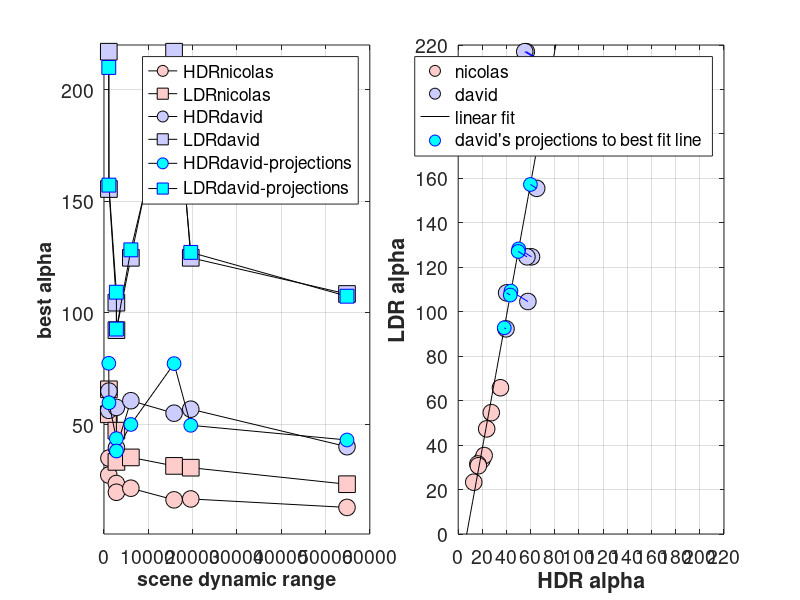

Here is the MATLAB script that generated this plot: (Note: this script raises an error after producing the figure.)
function PlotSummaryResults

    %[dynamicRange, alphaHDR, alphaLDR, pdfFileName] = GetNicolasData();
    %[dynamicRange, alphaHDR, alphaLDR, pdfFileName] = GetDHBData();
    [indices, dynamicRange, alphaHDRnicolas, alphaLDRnicolas, alphaHDRdavid, alphaLDRdavid, pdfFileName] = GetNicolasAndDHBData();
    indices
    % Fit a line through the combo points
    x = [alphaHDRnicolas(:); alphaHDRdavid(:)];
    y = [alphaLDRnicolas(:); alphaLDRdavid(:)];
    p = polyfit(x,y,1);
    linearFit.x = 0:1:240;
    linearFit.y = polyval(p,linearFit.x);
    
    vector(1,:) = [linearFit.x(1) linearFit.y(1)];
    vector(2,:) = [linearFit.x(end) linearFit.y(end)];
    
    for k = 1:numel(alphaHDRdavid)
        pointQ(:,k) = [alphaHDRdavid(k); alphaLDRdavid(k)];
        [pointQproj(:,k), length_q] = ProjectPointToVector(vector, pointQ(:,k));
        alphaHDRdavidFit(k) = pointQproj(1,k);
        alphaLDRdavidFit(k) = pointQproj(2,k);
    end
    
    for k = 1:numel(indices)
        [k dynamicRange(k)/1000 alphaHDRdavid(k) alphaLDRdavid(k) alphaHDRdavidFit(k) alphaLDRdavidFit(k)]
    end
    
    h = figure(1);
    clf;
    set(h, 'Position', [10 10 1600 678], 'Color', [1 1 1]);
    subplot(1,2,1);
    plot(dynamicRange, alphaHDRnicolas, 'ko-','MarkerSize', 12, 'MarkerFaceColor', [1 0.8 0.8], 'MarkerEdgeColor', [0 0 0 ]);
    hold on
    plot(dynamicRange, alphaLDRnicolas, 'ks-','MarkerSize', 12, 'MarkerFaceColor', [1 0.8 0.8], 'MarkerEdgeColor', [0 0 0]);
    plot(dynamicRange, alphaHDRdavid, 'ko-','MarkerSize', 12, 'MarkerFaceColor', [0.8 0.8 1.0], 'MarkerEdgeColor', [0 0 0 ]);
    plot(dynamicRange, alphaLDRdavid, 'ks-','MarkerSize', 12, 'MarkerFaceColor', [0.8 0.8 1.0], 'MarkerEdgeColor', [0 0 0]);
    
    plot(dynamicRange, pointQproj(1,:), 'ko-','MarkerSize', 10, 'MarkerFaceColor', 'c', 'MarkerEdgeColor', 'b');
    plot(dynamicRange, pointQproj(2,:), 'ks-','MarkerSize', 10, 'MarkerFaceColor', 'c', 'MarkerEdgeColor', 'b');
    
    set(gca, 'FontSize', 14);
    set(gca, 'YLim', [1 220]);
    legend('HDRnicolas', 'LDRnicolas', 'HDRdavid', 'LDRdavid', 'HDRdavid-projections', 'LDRdavid-projections');
    grid on
    xlabel('scene dynamic range', 'FontSize', 14, 'FontWeight', 'bold');
    ylabel('best alpha',  'FontSize', 14, 'FontWeight', 'bold');
    
    subplot(1,2,2);
    plot(alphaHDRnicolas, alphaLDRnicolas, 'ko', 'MarkerSize', 12, 'MarkerFaceColor', [1.0 0.8 0.8], 'MarkerEdgeColor', [0 0 0 ]);
    hold on
    plot(alphaHDRdavid, alphaLDRdavid, 'ko', 'MarkerSize', 12, 'MarkerFaceColor', [0.8 0.8 1.0], 'MarkerEdgeColor', [0 0 0 ]);
    plot(linearFit.x, linearFit.y, 'k-');
    
    for k = 1:numel(alphaHDRdavid)
        plot(pointQproj(1,k), pointQproj(2,k), 'bo', 'MarkerFaceColor', [0 1 1], 'MarkerSize', 10);
        plot([pointQ(1,k) pointQproj(1,k)], [pointQ(2,k) pointQproj(2,k)], 'b-');
    end
    
    set(gca, 'XLim', [0 220], 'YLim', [0 220], 'XTick', [0:20:300], 'YTick', [0:20:300]);
    legend('nicolas', 'david', 'linear fit', 'david''s projections to best fit line');
    xlabel('HDR alpha', 'FontSize', 14, 'FontWeight', 'bold');
    ylabel('LDR alpha',  'FontSize', 14, 'FontWeight', 'bold');
    grid on
    set(gca, 'FontSize', 14);
    
    
    
    drawnow
    pdfFileName
    NicePlot.exportFigToPDF(sprintf('PDFfigs/%s',pdfFileName), h, 300);
    
end

function [ix,dynamicRange, alphaHDR, alphaLDR, pdfFileName] = GetDHBData()
    dynamicRange = [54848 2806 15814 1079 19581 2789 6061 1110];
    [s,ix] = sort(dynamicRange);
    alphaHDR = [40.1 39.6 55.1 56.4 56.9 57.7 60.7 65.0];
    alphaLDR = [108.5 92.3 217 217 124.7 104.6 124.7 155.5];
    dynamicRange = dynamicRange(ix);
    alphaHDR = alphaHDR(ix);
    alphaLDR = alphaLDR(ix);
    pdfFileName = 'SummaryAlphasDavid.pdf';
end

function [ix,dynamicRange, alphaHDR, alphaLDR, pdfFileName] = GetNicolasData()
    dynamicRange = [54848 2806 15814 1079 19581 2789 6061 1110];
    [s,ix] = sort(dynamicRange);
    alphaHDR = [12.9 19.7 16.3 27.4 16.7 23.6 21.5 35];
    alphaLDR = [23.3 33.3 31.5 54.6 30.7 47.3 35.3  65.8];
    dynamicRange = dynamicRange(ix);
    alphaHDR = alphaHDR(ix);
    alphaLDR = alphaLDR(ix);
    pdfFileName = 'SummaryAlphasNicolas.pdf';
end

function[ix,dynamicRange, alphaHDRnicolas, alphaLDRnicolas, alphaHDRdavid, alphaLDRdavid, pdfFileName] = GetNicolasAndDHBData()
    dynamicRange = [54848 2806 15814 1079 19581 2789 6061 1110];
    alphaHDRnicolas = [12.9 19.7 16.3 27.4 16.7 23.6 21.5 35];
    alphaLDRnicolas = [23.3 33.3 31.5 54.6 30.7 47.3 35.3  65.8];
    alphaHDRdavid = [40.1 39.6 55.1 56.4 56.9 57.7 60.7 65.0];
    alphaLDRdavid = [108.5 92.3 217 217 124.7 104.6 124.7 155.5];
    
    [s,ix] = sort(dynamicRange);
    dynamicRange = dynamicRange(ix);
    alphaHDRnicolas = alphaHDRnicolas(ix);
    alphaLDRnicolas = alphaLDRnicolas(ix);
    alphaHDRdavid = alphaHDRdavid(ix);
    alphaLDRdavid = alphaLDRdavid(ix);
    pdfFileName = 'SummaryAlphasCombo.pdf';
    
end

function [projPointQ, length_q] = ProjectPointToVector(vector, pointQ)
    p0 = vector(1,:);
    p1 = vector(2,:);
    a = [p1(1) - p0(1), p1(2) - p0(2); p0(2) - p1(2), p1(1) - p0(1)];
    b = [...
        pointQ(1)*(p1(1) - p0(1)) + pointQ(2)*(p1(2) - p0(2)); ...
        p0(2)*(p1(1) - p0(1)) - p0(1)*(p1(2) - p0(2))...
        ];
    projPointQ = a\b;
    length_q = sqrt(sum((projPointQ-pointQ).^2));
end
